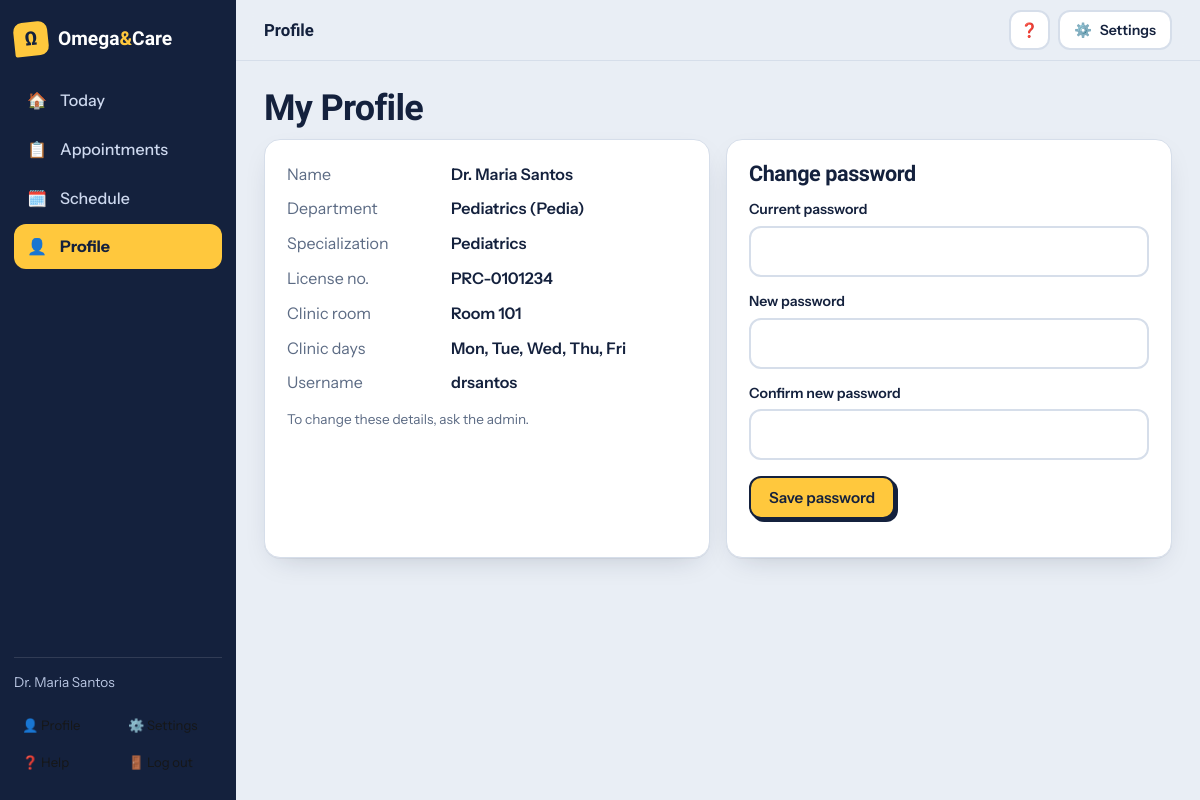
Screenshot of /doctor/profile.php (signed in) with the database file from the repository.
### tables this page shows
CREATE TABLE `doctors` (
  `doctor_id`        INT UNSIGNED NOT NULL AUTO_INCREMENT,
  `department_id`    INT UNSIGNED NOT NULL,
  `doctor_name`      VARCHAR(100) NOT NULL,
  `specialization`   VARCHAR(100) NOT NULL,
  `license_no`       VARCHAR(30)  DEFAULT NULL,
  `experience_years` TINYINT UNSIGNED DEFAULT NULL,
  `clinic_room`      VARCHAR(30)  DEFAULT NULL,
  `consultation_fee` DECIMAL(10,2) DEFAULT NULL,
  `available_days`   VARCHAR(40)  NOT NULL DEFAULT 'Mon,Tue,Wed,Thu,Fri' COMMENT 'comma list: Mon,Tue,...',
  `status`           ENUM('Available','Inactive') NOT NULL DEFAULT 'Available',
  `username`         VARCHAR(30)  DEFAULT NULL COMMENT 'doctor login',
  `password`         VARCHAR(255) DEFAULT NULL COMMENT 'password_hash() output',
  PRIMARY KEY (`doctor_id`),
  UNIQUE KEY `uq_doctors_username` (`username`),
  KEY `idx_doctors_department` (`department_id`),
  CONSTRAINT `fk_doctors_department` FOREIGN KEY (`department_id`)
    REFERENCES `departments` (`department_id`) ON DELETE RESTRICT ON UPDATE CASCADE
);

CREATE TABLE `departments` (
  `department_id`   INT UNSIGNED NOT NULL AUTO_INCREMENT,
  `department_name` VARCHAR(100) NOT NULL,
  `description`     VARCHAR(255) DEFAULT NULL,
  PRIMARY KEY (`department_id`),
  UNIQUE KEY `uq_department_name` (`department_name`)
);

### includes/functions.php (called while the page is built, shortened)
<?php
function e($v): string { return htmlspecialchars((string) $v, ENT_QUOTES, 'UTF-8'); }

### doctor/profile.php (the view, shortened to what this page needs)
<?php
require_once __DIR__ . '/../includes/functions.php';
$did = (int) $_SESSION['doctor_id'];
$st = $pdo->prepare('SELECT d.*, dp.department_name FROM doctors d JOIN departments dp ON dp.department_id = d.department_id WHERE d.doctor_id = ?');
$st->execute([$did]);
$d = $st->fetch();
require __DIR__ . '/../includes/header.php';
?>
<h1>My Profile</h1>
<div class="grid g2">
  <div class="card summary"><dl>
    <dt>Name</dt><dd><?= e($d['doctor_name']) ?></dd>
    <dt>Department</dt><dd><?= e($d['department_name']) ?></dd>
    <dt>Specialization</dt><dd><?= e($d['specialization']) ?></dd>
    <dt>License no.</dt><dd><?= e($d['license_no'] ?: '-') ?></dd>
    <dt>Clinic room</dt><dd><?= e($d['clinic_room'] ?: '-') ?></dd>
    <dt>Clinic days</dt><dd><?= e(str_replace(',', ', ', $d['available_days'])) ?></dd>
    <dt>Username</dt><dd><?= e($d['username']) ?></dd>
  </dl><p class="hint">To change these details, ask the admin.</p></div>
  <div class="card">
    <h2>Change password</h2>
    <form method="post"><?= csrf_field() ?>
      <label>Current password</label><input type="password" name="current_password" required autocomplete="current-password">
      <label>New password</label><input type="password" name="new_password" required autocomplete="new-password">
      <label>Confirm new password</label><input type="password" name="new_password2" required autocomplete="new-password">
      <p><button class="btn">Save password</button></p>
    </form>
  </div>
</div>
<?php require __DIR__ . '/../includes/footer.php'; ?>

### assets/css/style.css (style rules this page uses)
:root { --bg: #e9eef5; --surface: #fff; --ink: #14213d; --muted: #5c6b84; --line: #d6deea; --navy: #14213d; --navy2: #1d2f55; --ticket: #ffc83d; --ticket-d: #f2b312; --go: #13a06f; --warn: #f28c28; --bad: #e4493b; --info: #3b6fe0; --soft: #f3f6fb; --shadow: 0 1px 0 rgba(20, 33, 61, .05), 0 10px 30px -14px rgba(20, 33, 61, .25); --r: 16px; --display: "Bricolage Grotesque", "Trebuchet MS", system-ui, sans-serif; --body: "Instrument Sans", system-ui, -apple-system, "Segoe UI", sans-serif }
* { box-sizing: border-box }
html { scroll-behavior: smooth }
body { margin: 0; font-family: var(--body); background: var(--bg); color: var(--ink); line-height: 1.55; min-height: 100vh; display: flex; flex-direction: column }
h1, h2, h3 { font-family: var(--display); letter-spacing: -.02em; line-height: 1.1; margin: 0 0 10px }
h1 { font-size: clamp(1.8rem, 3vw, 2.5rem); font-weight: 800 }
h2 { font-size: 1.35rem; font-weight: 700 }
.hint { color: var(--muted); font-size: .85rem }
.card { background: var(--surface); border: 1px solid var(--line); border-radius: var(--r); padding: 22px; box-shadow: var(--shadow); margin-bottom: 20px }
.grid { display: grid; gap: 16px }
.g2 { grid-template-columns: repeat(auto-fit, minmax(280px, 1fr)) }
.btn { display: inline-flex; align-items: center; gap: 6px; background: var(--ticket); color: var(--navy); border: 2px solid var(--navy); border-radius: 12px; padding: 10px 18px; font: 600 .95rem var(--body); cursor: pointer; text-decoration: none; box-shadow: 3px 3px 0 var(--navy); transition: transform .1s, box-shadow .1s }
label { display: block; font-weight: 600; font-size: .88rem; margin: 14px 0 5px }
input, select, textarea { width: 100%; padding: 11px 13px; border: 2px solid var(--line); border-radius: 12px; font: inherit; background: var(--surface); color: var(--ink); transition: border-color .15s, box-shadow .15s }
.summary dl { display: grid; grid-template-columns: 150px 1fr; gap: 10px 14px; margin: 0 }
.summary dt { color: var(--muted) }
.summary dd { margin: 0; font-weight: 600 }

### rows the page displays
doctors: doctor_name "Dr. Maria Santos", department.department_name "Pediatrics (Pedia)", specialization "Pediatrics", license_no "PRC-0101234", clinic_room "Room 101", available_days "Mon, Tue, Wed, Thu, Fri", username "drsantos"

### other values shown
$icon "🏠 📋 🗓️ 👤"
$label "Today Appointments Schedule Profile"
$who "Dr. Maria Santos"
$pageTitle "Profile"
